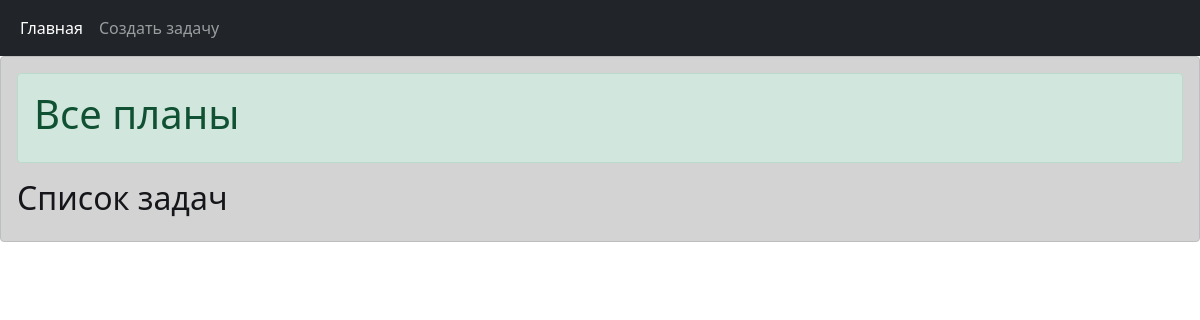
/task_manager/, run on an earlier commit of the app's database.
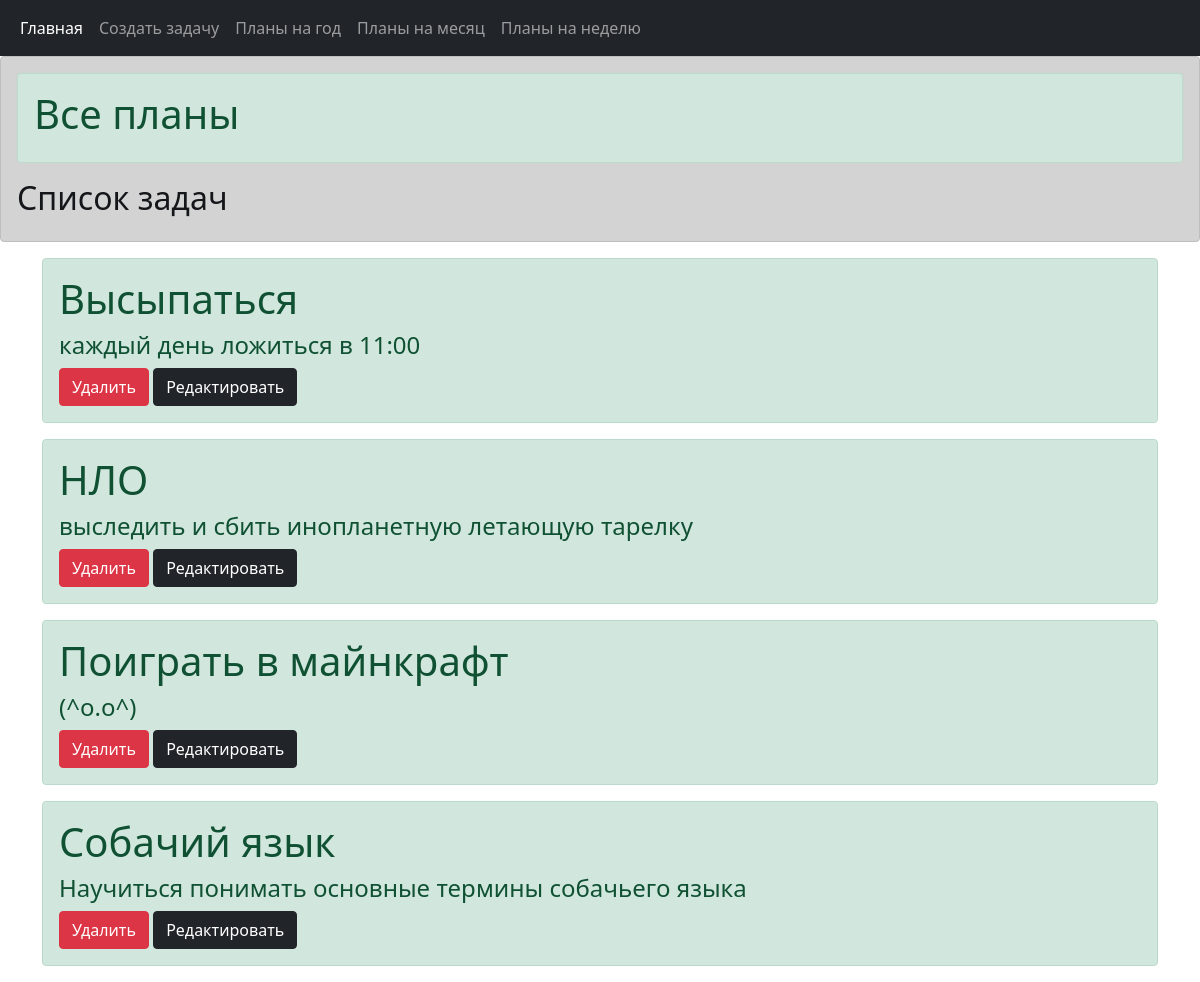
And on a later commit of the database.
### task_manager/models.py (models this page shows, shortened)
class Category(models.Model):
    name = models.CharField(max_length=100, db_index=True)
    class Meta:
        verbose_name = 'Категория'
        verbose_name_plural = 'Категории'
        ordering = ['name']

class Task(models.Model):
    status = models.BooleanField('status', default=False)
    title = models.CharField('title', max_length=25)
    descript = models.TextField('descript', max_length=70)
    when_created = models.DateTimeField(auto_now_add=True, db_index=True)
    category = models.ForeignKey('Category', null=True, on_delete=models.PROTECT)
    class Meta:
        verbose_name = 'задачу'
        verbose_name_plural = 'Задачи'
        ordering = ['title']

### task_manager/views.py (the view)
# urls.py: path('', index, name='index'),
def index(request):
    tasks = Task.objects.all()
    categories = Category.objects.all()
    return render(request, 'task_manager/index.html', {'tasks': tasks, 'categories' : categories})

### task_manager/templates/task_manager/index.html
{% extends 'layout/base.html' %}

### task_manager/templates/layout/base.html (shortened to what this page needs)
<!DOCTYPE html>
<html lang="en">
<head>
    <link rel="stylesheet" href="https://stackpath.bootstrapcdn.com/bootstrap/5.0.0-alpha1/css/bootstrap.min.css">
</head>
<body>
<nav class="navbar navbar-expand-lg navbar-dark bg-dark">
  <div class="container-fluid">
    <div class="collapse navbar-collapse" id="navbarSupportedContent">
      <ul class="navbar-nav mr-auto mb-2 mb-lg-0">
        <li class="nav-item">
          <a class="nav-link active" aria-current="page" href="{% url 'index' %}">Главная</a>
        </li>
        <li class="nav-item">
          <a class="nav-link" aria-current="page" href="{% url 'add' %}">Создать задачу</a>
        </li>
        {% for category in categories %}
          <li class="nav-item">
            <a class="nav-link" href="{% url 'by_category_name' category.pk %}">{{ category.name }}</a>
          </li>
        {% endfor %}
      </ul>
    </div>
  </div>
</nav>
{% block content %}
<div class="alert alert-dark" role="alert">
    <div class="alert alert-success" role="alert">
        {% block category_name %}<h1>Все планы</h1>{% endblock %}
    </div>
    <h2> Список задач </h2>
</div>
<div class="container">
    {% for task in tasks %}
    <div>
        <div class="alert alert-success" role="alert">
            <h1>{{ task.title }}</h1>
            <h4>{{ task.descript }}</h4>
            <a class="btn btn-danger" href="{% url 'delete_task' task.id %}">Удалить</a>
            <a class="btn btn-dark" href="{% url 'edit_task' task.id %}">Редактировать</a>
        </div>
    </div>
    {% endfor %}
</div>
{% endblock %}
</body>
</html>

What changed in the data, as far as the page shows it:
added Category: name "Планы на год"
added Category: name "Планы на месяц"
added Category: name "Планы на неделю"
added Task: title "Высыпаться", descript "каждый день ложиться в 11:00"
added Task: title "НЛО", descript "выследить и сбить инопланетную летающую тарелку"
added Task: title "Поиграть в майнкрафт", descript "(^o.o^)"
added Task: title "Собачий язык", descript "Научиться понимать основные термины собачьего языка"
